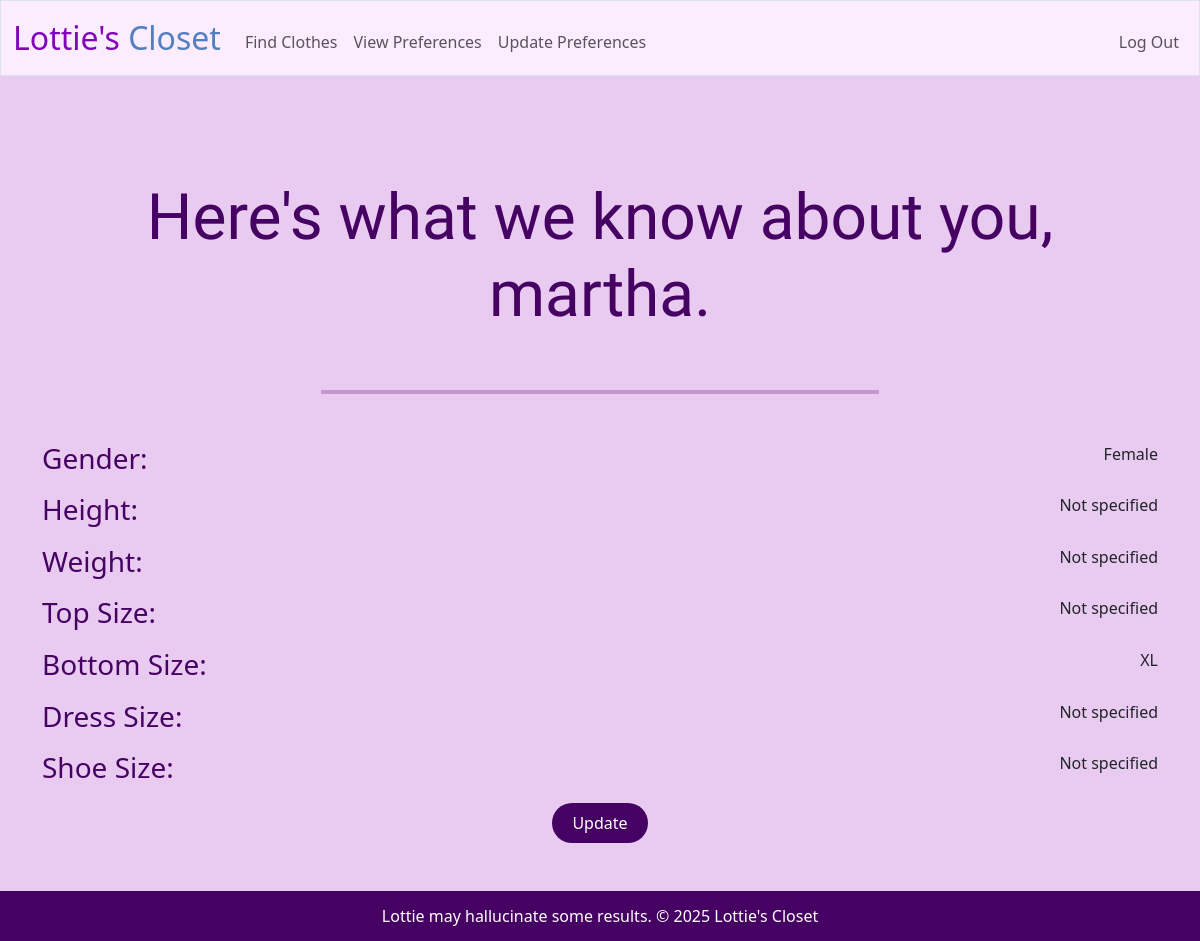
The app's page /history (signed in) with its own data.
### tables this page shows
CREATE TABLE users (
     id INTEGER PRIMARY KEY AUTOINCREMENT NOT NULL, 
     name TEXT NOT NULL, 
     username TEXT UNIQUE NOT NULL, 
     hash TEXT NOT NULL 
);

CREATE TABLE preferences (
     id INTEGER PRIMARY KEY AUTOINCREMENT NOT NULL, 
     user_id INTEGER UNIQUE NOT NULL, 
     gender TEXT, 
     height_feet INTEGER, 
     height_in INTEGER, 
     weight INTEGER, 
     top_size TEXT, 
     bottom_size TEXT, 
     dress_size TEXT, 
     shoe_size REAL, 
     shoe_gender TEXT, 
     FOREIGN KEY (user_id) REFERENCES users(id) 
);

### app.py (the view)
@app.route("/history")
@login_required
def history():
    name = db.execute("SELECT name FROM users WHERE id = ?", session["user_id"])[0]["name"]
    entry = db.execute("SELECT * FROM preferences WHERE user_id = ?", session["user_id"])[0]
    return render_template("history.html", name=name, entry=entry)

### app.py (called while the page is built)
@app.after_request
def after_request(response):
    response.headers["Cache-Control"] = "no-cache, no-store, must-revalidate"
    response.headers["Expires"] = 0
    response.headers["Pragma"] = "no-cache"
    return response

### helpers.py (called while the page is built)
def login_required(f):
    @wraps(f)
    def decorated_function(*args, **kwargs):
        if session.get("user_id") is None:
            return redirect("/login")
        return f(*args, **kwargs)
    return decorated_function

### templates/history.html (shortened to what this page needs)
{% extends "layout.html" %}
{% block main %}
    <h1>Here's what we know about you, {{ name }}.</h1>
    <hr>
    <div class="info">
        <h3>Gender: </h3>
        {% if entry["gender"] %}
            {{ entry["gender"].capitalize() }}
        {% else %}
            Not specified
        {% endif %}
    </div>
    <div class="info">
        <h3>Height: </h3>
        {% if entry["height_feet"] is not none %}
            {{ entry["height_feet"] }}' {{ entry["height_in"] }}"
        {% else %}
            Not specified
        {% endif %}
    </div>
    <div class="info">
        <h3>Weight: </h3>
        {% if entry["weight"] is not none %}
            {{ entry["weight"] }}
        {% else %}
            Not specified
        {% endif %}
    </div>
    <div class="info">
        <h3>Top Size: </h3>
        {% if entry["top_size"] %}
            {{ entry["top_size"].upper() }}
        {% else %}
            Not specified
        {% endif %}
    </div>
    <div class="info">
        <h3>Bottom Size: </h3>
        {% if entry["bottom_size"] %}
            {{ entry["bottom_size"].upper() }}
        {% else %}
            Not specified
        {% endif %}
    </div>
    <div class="info">
        <h3>Dress Size: </h3>
        {% if entry["dress_size"] %}
            {{ entry["dress_size"].upper() }}
        {% else %}
            Not specified
        {% endif %}
    </div>
    <div class="info">
        <h3>Shoe Size: </h3>
        {% if entry["shoe_size"] %}
            {{ entry["shoe_size"] }} {{ entry["shoe_gender"][0].upper() }}
        {% else %}
            Not specified
        {% endif %}
    </div>
    <button class="btn btn-primary" onclick="location.href='/preferences'">Update</button>
{% endblock %}

### static/styles.css (style rules this page uses)
body { background-color: #e9caf0; min-height: 100vh; display: flex; flex-direction: column; }
h1 { font-family: 'Mouse Memoirs', helvetica; font-size: 4em; color: #460263; margin: 7vh auto; }
h3 { color: #460263; }
hr { border: 2px solid #460263; width: 50%; margin: 6vh auto; }
.btn { justify-content: center; align-items: center; background-color: #460263; border-radius: 20px; border: 0; height: 40px; padding: 0 20px; }
.info { display: flex; justify-content: space-between; margin: 10px 0; }

### records on screen
users: name "martha"
preferences: gender "Female", bottom_size "XL"
